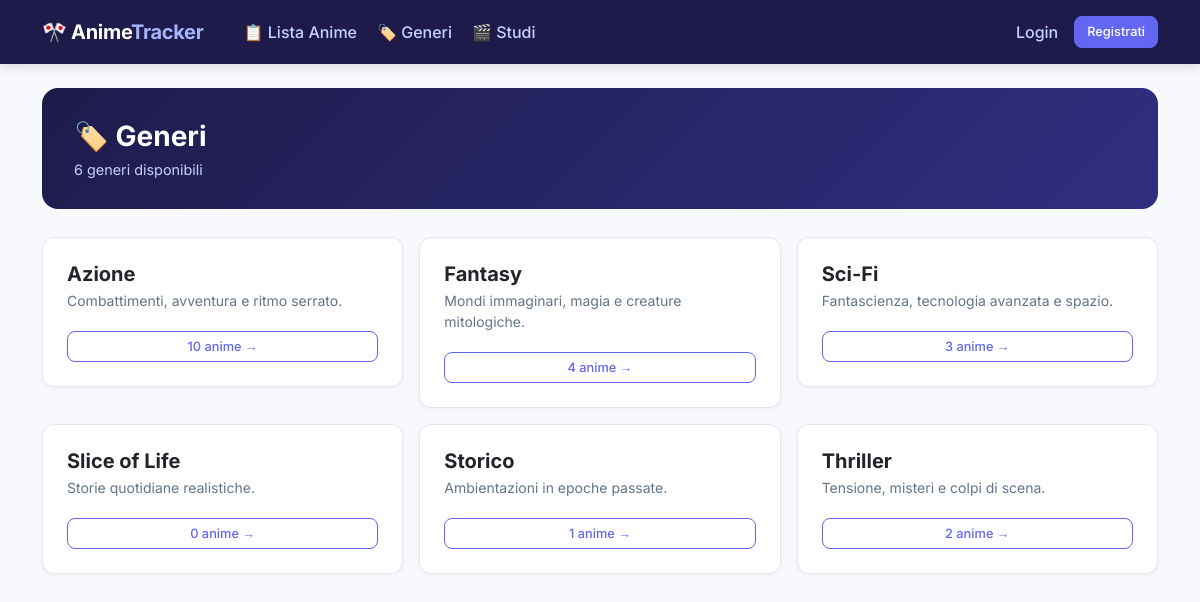
Page /generi/ on the committed database.
### anime/models.py (models this page shows, shortened)
class Genre(models.Model):
    name = models.CharField(max_length=100, unique=True)
    description = models.TextField(blank=True, null=True)
    class Meta:
        ordering = ['name']
        verbose_name = 'Genere'
        verbose_name_plural = 'Generi'

### anime/views.py (the view)
# urls.py: path('generi/', views.genre_list, name='genre_list'),
def genre_list(request):
    genres = Genre.objects.prefetch_related('anime_set').all()
    return render(request, 'anime/genre_list.html', {'genres': genres})

### anime/templates/anime/genre_list.html (shortened to what this page needs)
{% extends 'anime/base.html' %}
{% block content %}
<div class="page-header">
    <h1>🏷️ Generi</h1>
    <p>{{ genres|length }} generi disponibili</p>
</div>
{% if genres %}
<div class="row g-3">
    {% for genre in genres %}
    <div class="col-md-4 col-sm-6">
        <div class="card p-4">
            <h5 class="fw-bold mb-1">{{ genre.name }}</h5>
            {% if genre.description %}
            <p style="font-size:0.875rem; color:#64748b; margin-bottom:0.75rem;">{{ genre.description }}</p>
            {% endif %}
            <a href="{% url 'anime_list' %}?genre={{ genre.id }}" class="btn btn-outline-primary btn-sm mt-2">
                {{ genre.anime_set.count }} anime →
            </a>
        </div>
    </div>
    {% endfor %}
</div>
{% else %}
<div class="card empty-state">
    <div class="icon">🏷️</div>
    <p>Nessun genere presente.</p>
</div>
{% endif %}
{% endblock %}

### anime/templates/anime/base.html (style rules this page uses)
:root { --accent: #6366f1; --accent-hover: #4f46e5; --bg: #f8f9fc; --card-bg: #ffffff; --nav-bg: #1e1b4b; --text: #1e293b; --muted: #64748b; --border: #e2e8f0; --badge-watching: #3b82f6; --badge-completed: #22c55e; --badge-planned: #94a3b8; }
* { font-family: 'Inter', sans-serif; }
body { background-color: var(--bg); color: var(--text); }
.card { background: var(--card-bg); border: 1px solid var(--border); border-radius: 12px; box-shadow: 0 1px 4px rgba(0,0,0,0.05); }
.page-header { background: linear-gradient(135deg, #1e1b4b 0%, #312e81 100%); border-radius: 16px; padding: 2rem 2rem 1.75rem; margin-bottom: 1.75rem; color: white; }
.page-header h1 { font-size: 1.75rem; font-weight: 700; margin: 0; }
.page-header p { color: #c7d2fe; margin: 0.35rem 0 0; font-size: 0.9rem; }
.btn-outline-primary { color: var(--accent); border-color: var(--accent); border-radius: 8px; font-weight: 500; }
.btn-sm { font-size: 0.8rem; padding: 5px 12px; }

### rows in the picture
Genre: name "Azione", description "Combattimenti, avventura e ritmo serrato.", anime_set.count "10"
Genre: name "Fantasy", description "Mondi immaginari, magia e creature mitologiche.", anime_set.count "4"
Genre: name "Sci-Fi", description "Fantascienza, tecnologia avanzata e spazio.", anime_set.count "3"
Genre: name "Slice of Life", description "Storie quotidiane realistiche.", anime_set.count "0"
Genre: name "Storico", description "Ambientazioni in epoche passate.", anime_set.count "1"
Genre: name "Thriller", description "Tensione, misteri e colpi di scena.", anime_set.count "2"

### other values in the picture
{{ genres|length }} "6"
